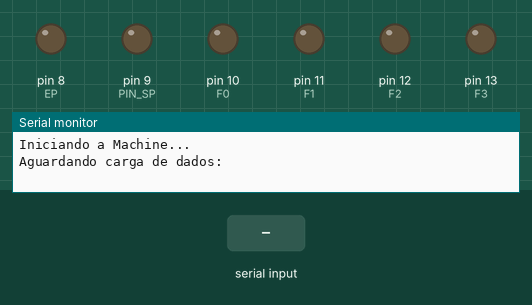
Recording of a sketch running on a simulated Arduino Uno, built with avr-gcc and run on an emulated ATmega328P. Shown: output pins drawn as LEDs (lit = HIGH), the last lines printed to the serial monitor. The inputs (shaded band) are chosen by the test bench.

Above: at 1.2 s.
1.3 s: "90 45 200\n" received over Serial
At 2.4 s:
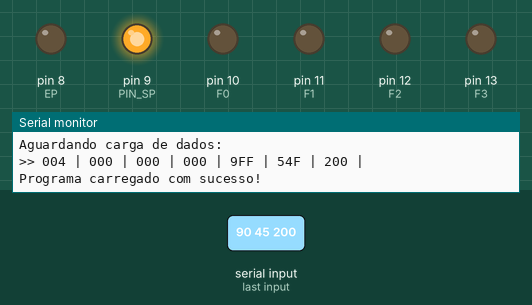
At 6.7 s:
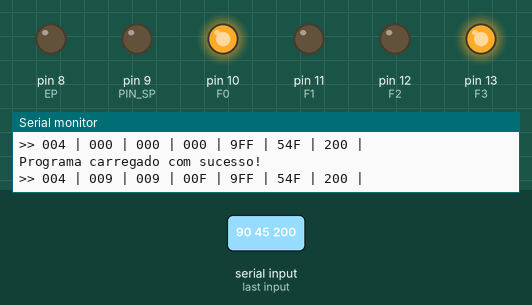
Timing chart, 0 to 14.8 s (numbered marks = the images above; inputs shaded):
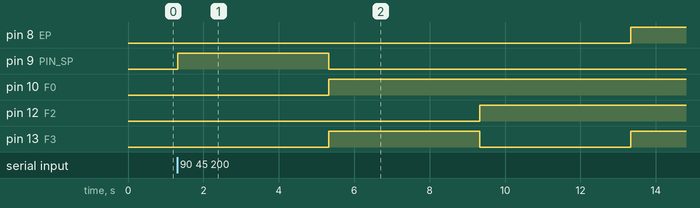

The sketch:

machine.ino
```cpp
//ins
const size_t LEN_OP_P = 100;
uint16_t memory[LEN_OP_P];

char input_buffer [400];
size_t quantity_operations;

//outs
short F0 = 10;
short F1 = 11;
short F2 = 12;
short F3 = 13;
short PIN_SP = 9;
short EP = 8;

void setup(){
	Serial.begin(9600);
	Serial.write("Iniciando a Machine...\n");
  	Serial.setTimeout(1000);

	pinMode(F0, OUTPUT);
	pinMode(F1, OUTPUT);
	pinMode(F2, OUTPUT);
	pinMode(F3, OUTPUT);
	pinMode(PIN_SP, OUTPUT);
	pinMode(EP, OUTPUT);

	digitalWrite(F0, LOW);
	digitalWrite(F1, LOW);
	digitalWrite(F2, LOW);
	digitalWrite(F3, LOW);
	digitalWrite(PIN_SP, LOW);
	digitalWrite(EP, LOW);

	for(int i =0; i < LEN_OP_P; i++){
		memory[i] = 0;
	}
}

uint8_t toHex(char c){
	uint8_t result = 255;
	if(c >= '0' && c <= '9'){
		result = c - '0';
	}else if(c >= 'A' && c <= 'F'){
		result = c - 'A' + 10;
	}else if(c >= 'a' && c <= 'f'){
		result = c - 'a' + 10;
	}

	return result;
}


void load_program(){

    unsigned short index = 4;
	char * token = strtok(input_buffer," ");
	while(token && index <= 99){
		uint16_t nibble2 = 0x0000;
		uint16_t nibble = 0x0000;

		memory[index] = toHex(token[0]);
		memory[index] = memory[index] << 8;

        nibble2 = toHex(token[1]);
		nibble2 = nibble2 << 4;

        nibble = toHex(token[2]);

		memory[index] += nibble2;
		memory[index] += nibble;

        quantity_operations++;
        index++;

		token = strtok(NULL, " ");
	}

}

void printHex3(uint16_t value) {
    if (value < 0x100){
		Serial.print("0");
	}

	if (value < 0x10)  {
		Serial.print("0");
	}

    Serial.print(value, HEX);
}

void show_program(){
	Serial.print(">> ");
	printHex3(memory[0]);
	Serial.print(" | ");

	printHex3(memory[1]);
	Serial.print(" | ");

	printHex3(memory[2]);
	Serial.print(" | ");

	printHex3(memory[3]);
	Serial.print(" | ");


    for(int i = 0; i < quantity_operations; i++){
      	printHex3(memory[i + 4]);
        Serial.print(" | ");
    }

    Serial.println();
}

uint8_t exec_operation(uint8_t index_operation){

	uint8_t result = 0;

	switch (index_operation)
	{
	case 0:
		result = nA(memory[2]);
		break;
	case 1:
		result = AoBn(memory[2],memory[3]);
		break;
	case 2:
		result = nAeB(memory[2],memory[3]);
		break;
	case 3:
		result = zeroL();
		break;
	case 4:
		result = AeBn(memory[2],memory[3]);
		break;
	case 5:
		result = nB(memory[3]);
		break;
	case 6:
		result = AxB(memory[2],memory[3]);
		break;
	case 7:
		result = AenB(memory[2],memory[3]);
		break;
	case 8:
		result = nAoB(memory[2],memory[3]);
		break;
	case 9:
		result = AxBn(memory[2],memory[3]);
		break;
	case 10:
		result = copia(memory[3]);
		break;
	case 11:
		result = AeB(memory[2],memory[3]);
		break;
	case 12:
		result = umL();
		break;
	case 13:
		result = AonB(memory[2],memory[3]);
		break;
	case 14:
		result = AoB(memory[2],memory[3]);
		break;
	case 15:
		result = copia(memory[2]);
		break;

	default:
		break;
	}

	return result;
}

void show_leds(){
    digitalWrite(F3, (memory[1] & 0x8) ? HIGH : LOW);
    digitalWrite(F2, (memory[1] & 0x4) ? HIGH : LOW);
    digitalWrite(F1, (memory[1] & 0x2) ? HIGH : LOW);
    digitalWrite(F0, (memory[1] & 0x1) ? HIGH : LOW);
}

void loop(){
	Serial.write("Aguardando carga de dados: \n");
    quantity_operations = 0;
	memory[0] = 4;
	memory[1] = 0;
	memory[2] = 0;
	memory[3] = 0;


	digitalWrite(F0, LOW);
	digitalWrite(F1, LOW);
	digitalWrite(F2, LOW);
	digitalWrite(F3, LOW);
	digitalWrite(PIN_SP, LOW);
	digitalWrite(EP, LOW);

	while (Serial.available() == 0);
	size_t n = Serial.readBytesUntil('\n', input_buffer, sizeof(input_buffer) - 1);
    input_buffer[n] = '\0';

	load_program();
	show_program();

    Serial.println("Programa carregado com sucesso!");

	digitalWrite(PIN_SP, HIGH);
	do{
    	delay(4000);
		digitalWrite(PIN_SP, LOW);
		memory[2] = (memory[memory[0]] & 0x0F00) >> 8;
		memory[3] = (memory[memory[0]] & 0x00F0) >> 4;

		memory[1] = exec_operation(memory[memory[0]] & 0x000F);
		show_program();
		show_leds();

		memory[0]++;
	}while(memory[0] - 4 < quantity_operations);

	digitalWrite(EP, HIGH);
	Serial.println("Programa Encerrado!");
	delay(4000);

}

uint8_t nA(uint8_t a){
	return ( ~a) & 0x0F;
}
uint8_t AoBn(uint8_t a, uint8_t b){
	return ( ~(a+b)) & 0x0F;
}

uint8_t nAeB(uint8_t a, uint8_t b){
	return ( ~a&b) & 0x0F;
}
uint8_t zeroL(){
	return ( 0) & 0x0F;
}
uint8_t AeBn(uint8_t a, uint8_t b){
	return ( ~(a&b)) & 0x0F;
}
uint8_t nB(uint8_t b){
	return ( ~b) & 0x0F;
}
uint8_t AxB(uint8_t a,uint8_t b){
	return ( a^b) & 0x0F;
}
uint8_t AenB(uint8_t a,uint8_t b){
	return ( a&~b) & 0x0F;
}

uint8_t nAoB(uint8_t a, uint8_t b){
    return ( ~a|b) & 0x0F;
}

uint8_t AxBn(uint8_t a, uint8_t b){
    return ( (a&b) + (~a & ~b)) & 0x0F;
}

uint8_t AeB(uint8_t a, uint8_t b){
    return ( a&b) & 0x0F;
}

uint8_t umL(){
    return ( 1) & 0x0F;
}

uint8_t AonB(uint8_t a, uint8_t b){
    return ( a & ~b) & 0x0F;
}

uint8_t AoB(uint8_t a, uint8_t b){
    return ( a|b) & 0x0F;
}

uint8_t copia(uint8_t x){
    return ( x) & 0x0F;
}
```

Measured:
- after the input at 1.3 s, pin 8 (EP): LOW → HIGH after 12.0 s; pin 9 (PIN_SP): LOW → HIGH at once, → LOW 4.0 s later; pin 10 (F0): LOW → HIGH after 4.0 s; pin 12 (F2): LOW → HIGH after 8.0 s; pin 13 (F3): LOW → HIGH after 4.0 s, → LOW 4.0 s later, → HIGH 4.0 s later
